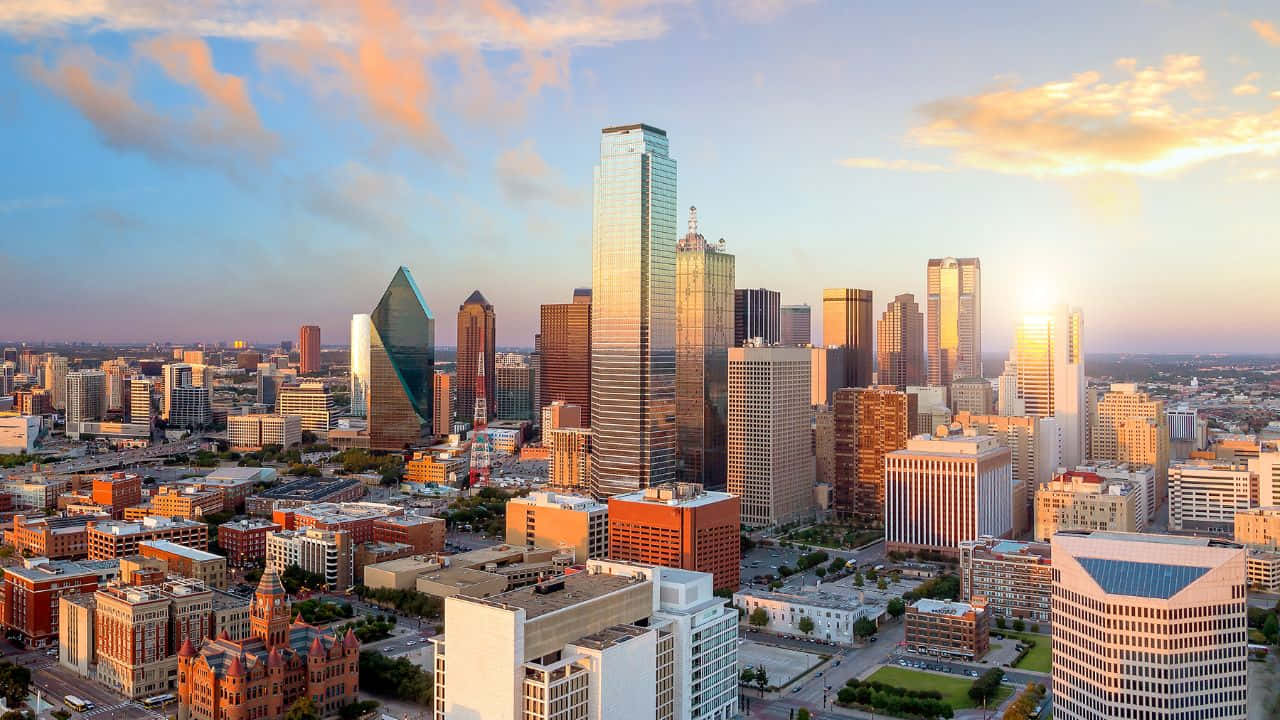
//> input picture images/1MP.jpg, 1280 x 720 px
$ ./main ../images/1MP.jpg 3   (built with g++ and OpenCV 4)
//> lines starting //> are read from the running program, lines starting //| are printed output that depends on the picture
#include <iostream>
#include <opencv2/opencv.hpp>
#include <pthread.h>
#include <time.h>
#include <cstdlib>
#include <string>

using namespace cv;
using namespace std;

// Global matrices for grayscale image and output image
Mat grayImage;
Mat outputImage;

// Sobel X filter for edge detection
int sobelX[3][3] = {
    {-1, 0, 1},
    {-2, 0, 2},
    {-1, 0, 1}
};

// Structure to hold thread arguments
struct ThreadData {
    int startRow; // Starting row for the thread
    int endRow;   // Ending row for the thread
};

// Function to perform convolution operation for each thread
void* convolutionThread(void* arg) {
    // Cast the argument to ThreadData to access row range for the thread
    ThreadData* data = (ThreadData*) arg;

    // Loop through rows assigned to the thread
    for (int i = data->startRow; i < data->endRow; i++) {
        // Skip the first and last rows to avoid boundary issues
        if (i == 0 || i == grayImage.rows - 1)
            continue;

        // Loop through the columns, skipping the boundary pixels
        for (int j = 1; j < grayImage.cols - 1; j++) {
            int sum = 0;
            // Apply the 3x3 Sobel filter
            for (int m = -1; m <= 1; m++) {
                for (int n = -1; n <= 1; n++) {
                    int pixel = (int)grayImage.at<uchar>(i + m, j + n); // Get pixel value
                    sum += pixel * sobelX[m + 1][n + 1]; // Multiply by the corresponding filter value
                }
            }
            // Clamp the result to the 0-255 range (grayscale pixel range)
            sum = max(0, min(255, sum));
            outputImage.at<uchar>(i, j) = (uchar)sum; // Assign the computed value to the output image
        }
    }
    pthread_exit(NULL); // Terminate the thread
}

int main(int argc, char** argv) {
    // Check for correct number of arguments
    if (argc < 3) {
        cout << "Usage: " << argv[0] << " <input_image> <num_threads>" << endl;
        return -1;
    }

    // Load the input image (in color)
    Mat colorImg = imread(argv[1], IMREAD_COLOR);
//> colorImg is the input picture: 720 rows x 1280 cols, CV_8UC3; mean B, G, R 142.3, 146.7, 158.1
    if (colorImg.empty()) {
        cout << "Error: Could not open or find the image" << endl;
        return -1;
    }

    // Convert the image to grayscale
    cvtColor(colorImg, grayImage, COLOR_BGR2GRAY);
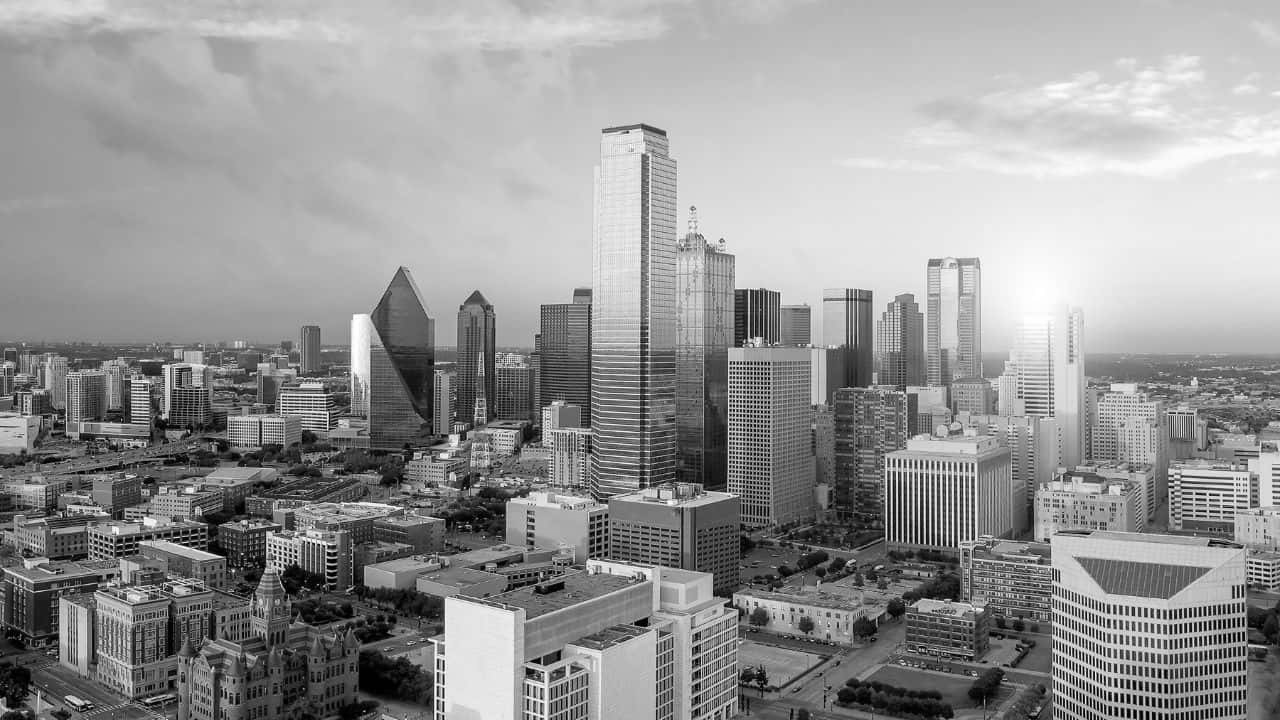
//> grayImage: 720 rows x 1280 cols, CV_8UC1; min 0, max 255, mean 149.6
    // Initialize the output image with zeros (black)
    outputImage = Mat::zeros(grayImage.size(), grayImage.type());

    // Parse the number of threads from the command line arguments
    int numThreads = atoi(argv[2]);
//> numThreads = 3
    pthread_t threads[numThreads]; // Array to hold thread IDs
    ThreadData threadData[numThreads]; // Array to hold data for each thread

    // Calculate rows to process, excluding boundary rows
    int rowsToProcess = grayImage.rows - 2;
//> rowsToProcess = 718
    // Divide the rows between threads
    int rowsPerThread = rowsToProcess / numThreads;
//> rowsPerThread = 239
    int remainingRows = rowsToProcess % numThreads;
//> remainingRows = 1
    int currentRow = 1; // Start from row 1 (skip boundary row)

    // Start measuring execution time
    clock_t startTime = clock();

    // Create threads for parallel convolution
    for (int i = 0; i < numThreads; i++) {
        // Assign the start and end row for each thread
        threadData[i].startRow = currentRow;
        int extra = (i < remainingRows) ? 1 : 0; // Distribute extra rows if any
        threadData[i].endRow = currentRow + rowsPerThread + extra;
        currentRow = threadData[i].endRow;

        // Create the thread and start the convolution operation
        pthread_create(&threads[i], NULL, convolutionThread, (void*)&threadData[i]);
    }
//> this loop made 3 passes
//> extra on passes 1 to 3: 1, 0, 0

    // Wait for all threads to finish
    for (int i = 0; i < numThreads; i++) {
        pthread_join(threads[i], NULL);
    }
//> this loop made 3 passes
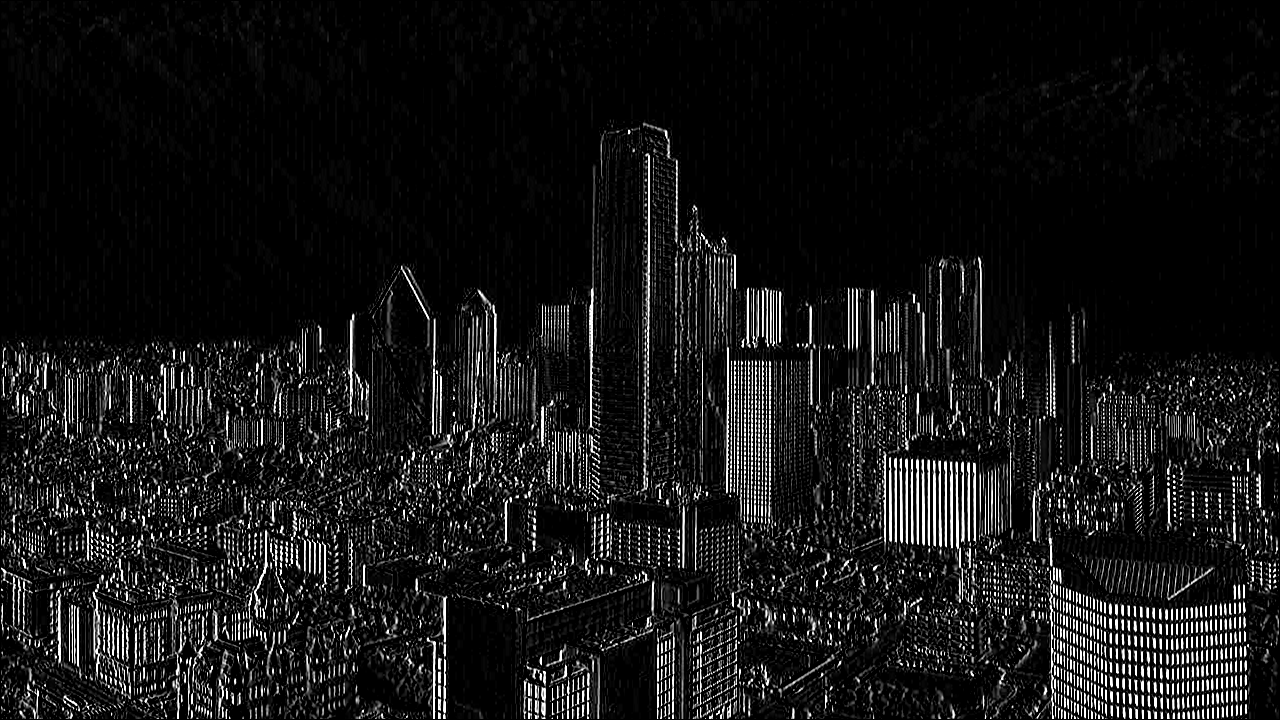
//> outputImage: 720 rows x 1280 cols, CV_8UC1; min 0, max 255, mean 21.7

    // Stop measuring execution time
    clock_t endTime = clock();
    double elapsed = ((double)(endTime - startTime)) / CLOCKS_PER_SEC;
    cout << "Execution Time: " << elapsed << " seconds" << endl;

    // Derive the output file name based on the input file name
    string inputPath = argv[1];
//> inputPath = "../images/1MP.jpg"
    size_t pos = inputPath.find_last_of("/\\"); // Get the last file separator position
//> pos = 9
    string baseName = (pos == string::npos) ? inputPath : inputPath.substr(pos + 1);
//> baseName = "1MP.jpg"

    // Output file name with "output_" prefix
    string outputFileName = "output_" + baseName;
//> outputFileName = "output_1MP.jpg"

    // Save the resulting image to file
    if (!imwrite(outputFileName, outputImage)) {
        cerr << "Error: Could not save the output image: " << outputFileName << endl;
        return -1;
    }
    cout << "Output saved as: " << outputFileName << endl;
//| Output saved as: output_1MP.jpg

    return 0; // Successful execution
}

$ run again, on images/4MP.jpg
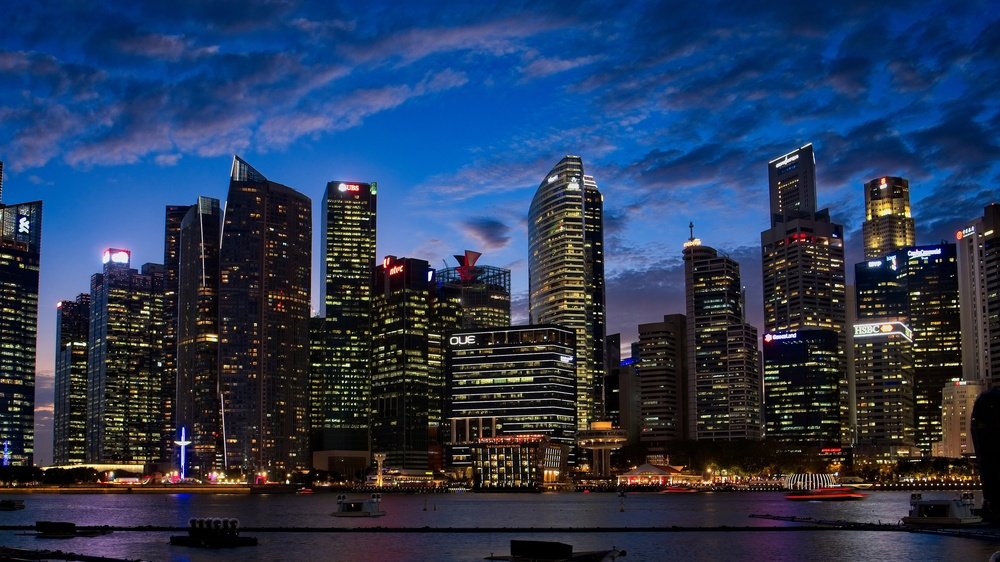
//> input picture images/4MP.jpg, 1000 x 562 px, shrunk from 2560 x 1440 before the run
//> colorImg is the input picture: 562 rows x 1000 cols, CV_8UC3; mean B, G, R 85.6, 56.8, 40.1
//> `cvtColor(colorImg, grayImage, COLOR_BGR2GRAY);`:
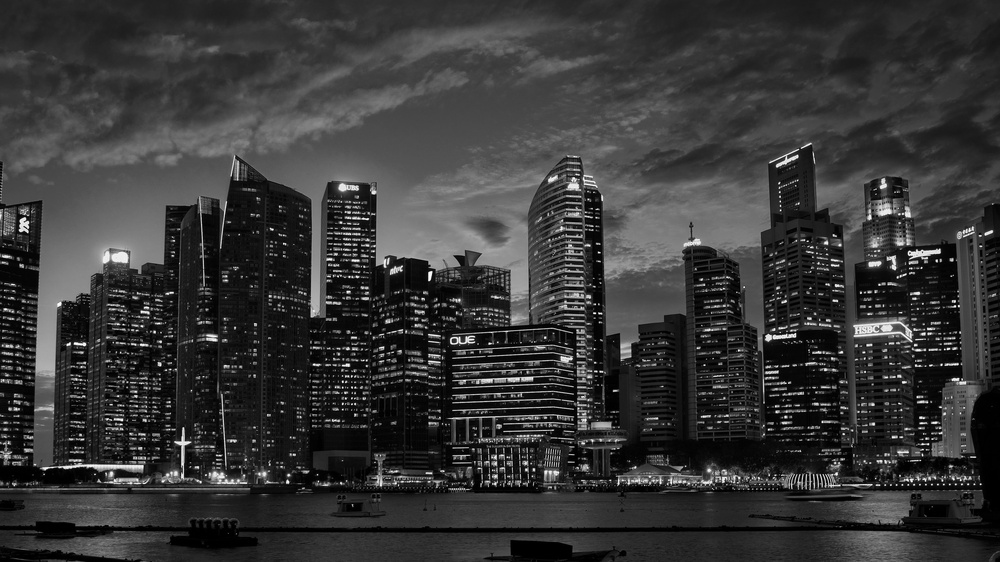
//> grayImage: 562 rows x 1000 cols, CV_8UC1; min 0, max 255, mean 55.1
//> numThreads = 3
//> rowsPerThread = 186
//> remainingRows = 2
//> the loop `for (int i = 0; i < numThreads; i++)` made 3 passes
//> extra on passes 1 to 3: 1, 1, 0
//> the loop `for (int i = 0; i < numThreads; i++)` made 3 passes
//> after the loop `for (int i = 0; i < numThreads; i++)`:
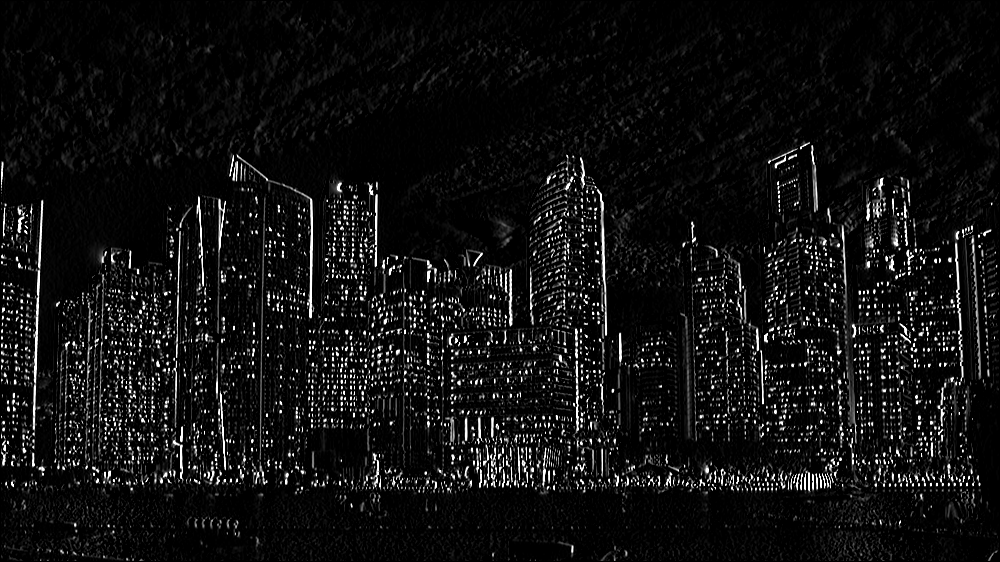
//> outputImage: 562 rows x 1000 cols, CV_8UC1; min 0, max 255, mean 16.8
//> inputPath = "../images/4MP.jpg"
//> pos = 9
//> baseName = "4MP.jpg"
//> outputFileName = "output_4MP.jpg"
//| Output saved as: output_4MP.jpg

$ run again, on images/8MP.jpg
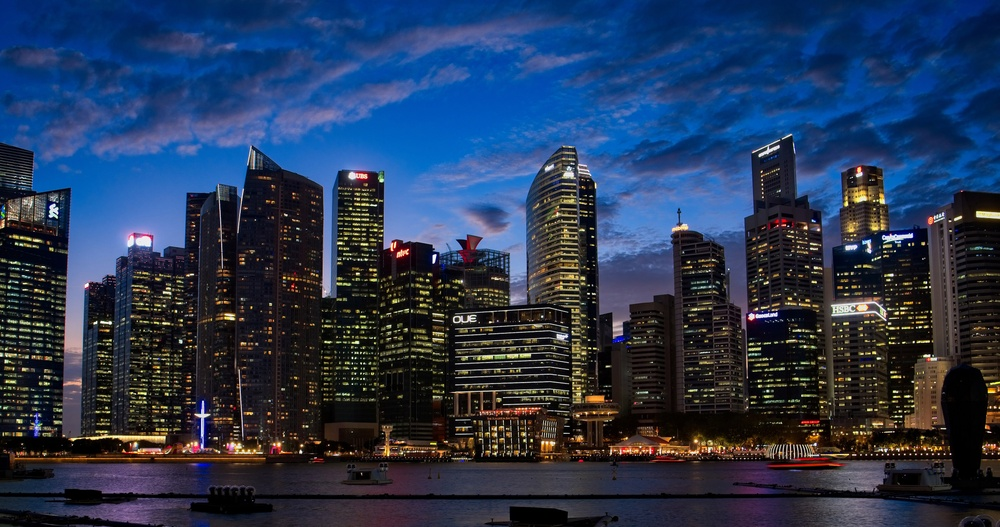
//> input picture images/8MP.jpg, 1000 x 527 px, shrunk from 4096 x 2160 before the run
//> colorImg is the input picture: 527 rows x 1000 cols, CV_8UC3; mean B, G, R 83.7, 55.7, 39.2
//> `cvtColor(colorImg, grayImage, COLOR_BGR2GRAY);`:
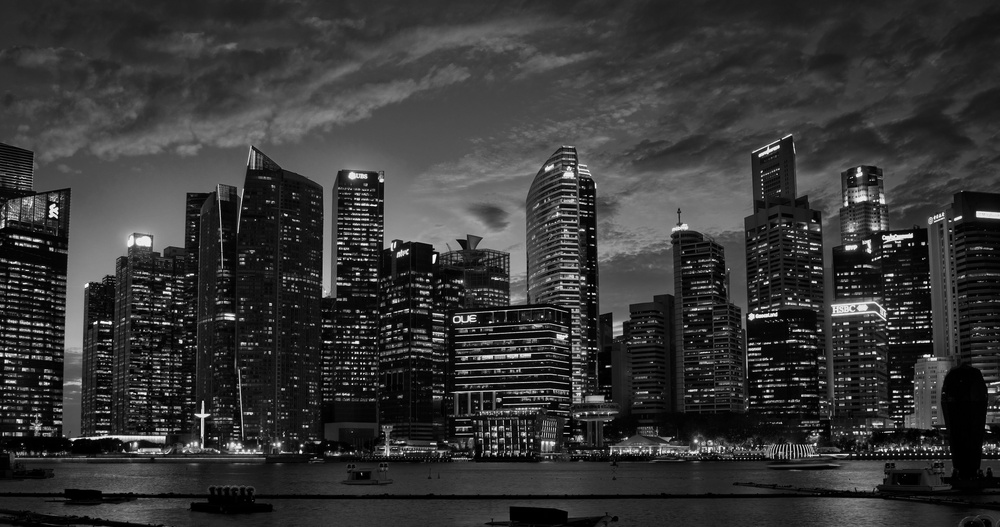
//> grayImage: 527 rows x 1000 cols, CV_8UC1; min 0, max 254, mean 53.9
//> numThreads = 3
//> rowsPerThread = 175
//> remainingRows = 0
//> the loop `for (int i = 0; i < numThreads; i++)` made 3 passes
//> after the loop `for (int i = 0; i < numThreads; i++)`:
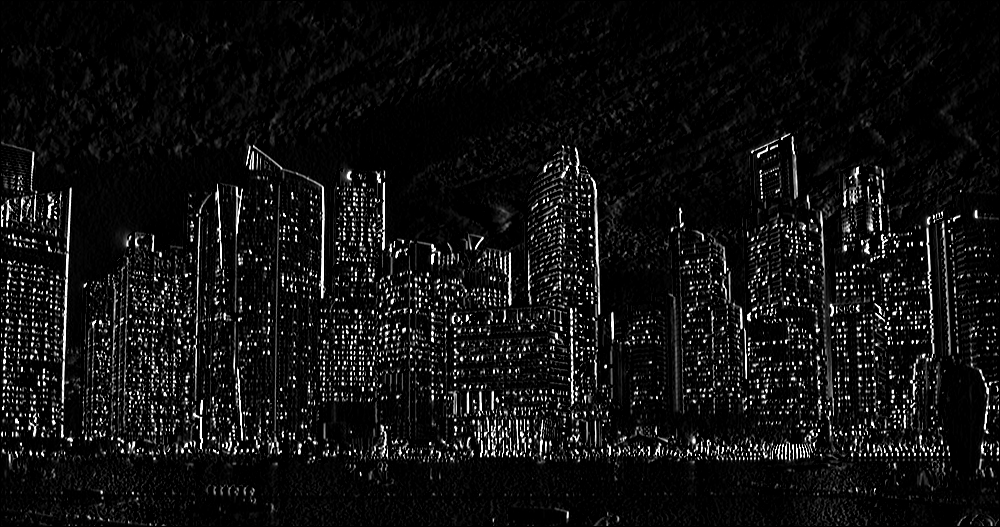
//> outputImage: 527 rows x 1000 cols, CV_8UC1; min 0, max 255, mean 16.9
//> inputPath = "../images/8MP.jpg"
//> pos = 9
//> baseName = "8MP.jpg"
//> outputFileName = "output_8MP.jpg"
//| Output saved as: output_8MP.jpg
